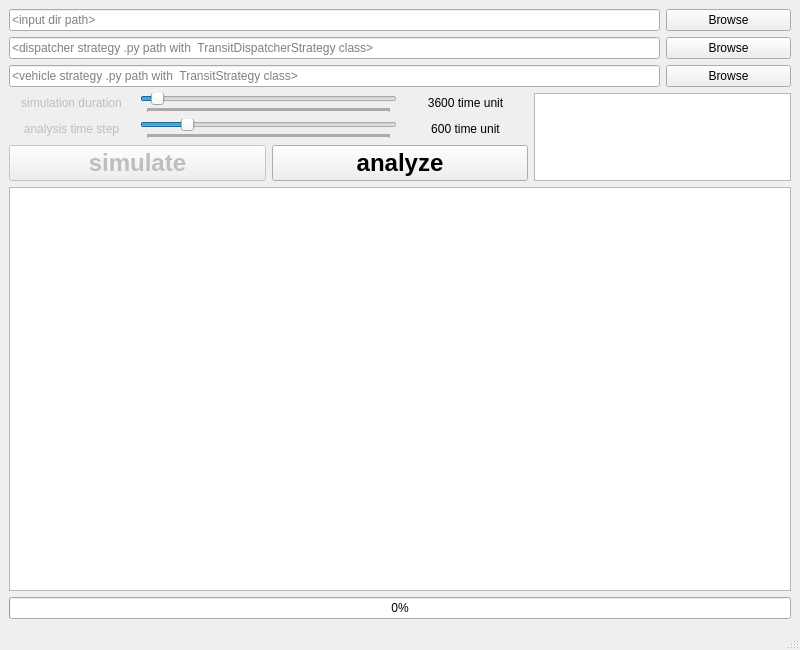
<?xml version="1.0" encoding="UTF-8"?>
<ui version="4.0">
 <class>MainWindow</class>
 <widget class="QMainWindow" name="MainWindow">
  <property name="enabled">
   <bool>true</bool>
  </property>
  <property name="geometry">
   <rect>
    <x>0</x>
    <y>0</y>
    <width>800</width>
    <height>650</height>
   </rect>
  </property>
  <property name="windowTitle">
   <string>MainWindow</string>
  </property>
  <widget class="QWidget" name="centralwidget">
   <layout class="QVBoxLayout" name="verticalLayout">
    <item>
     <layout class="QGridLayout" name="gridLayout">
      <item row="1" column="5">
       <widget class="QPushButton" name="dispatcher_strategy_browse_button">
        <property name="text">
         <string>Browse</string>
        </property>
       </widget>
      </item>
      <item row="5" column="0" colspan="2">
       <widget class="QPushButton" name="simulate_button">
        <property name="enabled">
         <bool>false</bool>
        </property>
        <property name="font">
         <font>
          <pointsize>18</pointsize>
          <bold>true</bold>
         </font>
        </property>
        <property name="toolTip">
         <string>start simulating input data</string>
        </property>
        <property name="text">
         <string>simulate</string>
        </property>
       </widget>
      </item>
      <item row="4" column="3">
       <widget class="QLabel" name="analysis_time_step_label">
        <property name="toolTip">
         <string>how long simulation will run</string>
        </property>
        <property name="text">
         <string>600 time unit</string>
        </property>
        <property name="alignment">
         <set>Qt::AlignCenter</set>
        </property>
        <property name="wordWrap">
         <bool>true</bool>
        </property>
       </widget>
      </item>
      <item row="3" column="0">
       <widget class="QLabel" name="simulation_duration_slider_label">
        <property name="enabled">
         <bool>false</bool>
        </property>
        <property name="text">
         <string>simulation duration</string>
        </property>
        <property name="alignment">
         <set>Qt::AlignCenter</set>
        </property>
        <property name="wordWrap">
         <bool>true</bool>
        </property>
       </widget>
      </item>
      <item row="3" column="4" rowspan="3" colspan="2">
       <widget class="QTextEdit" name="directory_content"/>
      </item>
      <item row="4" column="0">
       <widget class="QLabel" name="analysis_time_step_slider_label">
        <property name="enabled">
         <bool>false</bool>
        </property>
        <property name="text">
         <string>analysis time step</string>
        </property>
        <property name="alignment">
         <set>Qt::AlignCenter</set>
        </property>
        <property name="wordWrap">
         <bool>true</bool>
        </property>
       </widget>
      </item>
      <item row="3" column="1" colspan="2">
       <widget class="QSlider" name="simulation_duration_slider">
        <property name="toolTip">
         <string>change simulation duration</string>
        </property>
        <property name="maximum">
         <number>86400</number>
        </property>
        <property name="value">
         <number>3600</number>
        </property>
        <property name="orientation">
         <enum>Qt::Horizontal</enum>
        </property>
        <property name="tickPosition">
         <enum>QSlider::TicksBelow</enum>
        </property>
       </widget>
      </item>
      <item row="0" column="5">
       <widget class="QPushButton" name="dir_browse_button">
        <property name="text">
         <string>Browse</string>
        </property>
       </widget>
      </item>
      <item row="6" column="0" colspan="6">
       <widget class="QTextBrowser" name="app_runtime_info_area"/>
      </item>
      <item row="5" column="2" colspan="2">
       <widget class="QPushButton" name="analyze_button">
        <property name="font">
         <font>
          <pointsize>18</pointsize>
          <bold>true</bold>
         </font>
        </property>
        <property name="toolTip">
         <string>analyze and generate graph from event_log.txt</string>
        </property>
        <property name="text">
         <string>analyze</string>
        </property>
       </widget>
      </item>
      <item row="1" column="0" colspan="5">
       <widget class="QLineEdit" name="dispatcher_strategy_filepath">
        <property name="readOnly">
         <bool>true</bool>
        </property>
        <property name="placeholderText">
         <string>&lt;dispatcher strategy .py path with  TransitDispatcherStrategy class&gt;</string>
        </property>
       </widget>
      </item>
      <item row="4" column="1" colspan="2">
       <widget class="QSlider" name="analysis_time_step_slider">
        <property name="toolTip">
         <string>change time step of average statistics</string>
        </property>
        <property name="minimum">
         <number>1</number>
        </property>
        <property name="maximum">
         <number>3600</number>
        </property>
        <property name="value">
         <number>600</number>
        </property>
        <property name="orientation">
         <enum>Qt::Horizontal</enum>
        </property>
        <property name="tickPosition">
         <enum>QSlider::TicksBelow</enum>
        </property>
       </widget>
      </item>
      <item row="3" column="3">
       <widget class="QLabel" name="simulation_duration_label">
        <property name="toolTip">
         <string>how long simulation will run</string>
        </property>
        <property name="text">
         <string>3600 time unit</string>
        </property>
        <property name="alignment">
         <set>Qt::AlignCenter</set>
        </property>
        <property name="wordWrap">
         <bool>true</bool>
        </property>
       </widget>
      </item>
      <item row="0" column="0" colspan="5">
       <widget class="QLineEdit" name="input_dir_path">
        <property name="enabled">
         <bool>true</bool>
        </property>
        <property name="readOnly">
         <bool>true</bool>
        </property>
        <property name="placeholderText">
         <string>&lt;input dir path&gt;</string>
        </property>
       </widget>
      </item>
      <item row="2" column="5">
       <widget class="QPushButton" name="vehicle_strategy_browse_button">
        <property name="text">
         <string>Browse</string>
        </property>
       </widget>
      </item>
      <item row="2" column="0" colspan="5">
       <widget class="QLineEdit" name="vehicle_strategy_filepath">
        <property name="readOnly">
         <bool>true</bool>
        </property>
        <property name="placeholderText">
         <string>&lt;vehicle strategy .py path with  TransitStrategy class&gt;</string>
        </property>
       </widget>
      </item>
     </layout>
    </item>
    <item>
     <widget class="QProgressBar" name="simulation_progress_bar">
      <property name="enabled">
       <bool>true</bool>
      </property>
      <property name="value">
       <number>0</number>
      </property>
     </widget>
    </item>
   </layout>
  </widget>
  <widget class="QStatusBar" name="statusbar"/>
 </widget>
 <resources/>
 <connections>
  <connection>
   <sender>simulation_duration_slider</sender>
   <signal>valueChanged(int)</signal>
   <receiver>MainWindow</receiver>
   <slot>simulation_duration_update(int)</slot>
   <hints>
    <hint type="sourcelabel">
     <x>396</x>
     <y>122</y>
    </hint>
    <hint type="destinationlabel">
     <x>305</x>
     <y>5</y>
    </hint>
   </hints>
  </connection>
  <connection>
   <sender>analysis_time_step_slider</sender>
   <signal>valueChanged(int)</signal>
   <receiver>MainWindow</receiver>
   <slot>analysis_time_step_update(int)</slot>
   <hints>
    <hint type="sourcelabel">
     <x>396</x>
     <y>151</y>
    </hint>
    <hint type="destinationlabel">
     <x>413</x>
     <y>64</y>
    </hint>
   </hints>
  </connection>
  <connection>
   <sender>dir_browse_button</sender>
   <signal>clicked()</signal>
   <receiver>MainWindow</receiver>
   <slot>select_directory_path()</slot>
   <hints>
    <hint type="sourcelabel">
     <x>686</x>
     <y>18</y>
    </hint>
    <hint type="destinationlabel">
     <x>665</x>
     <y>3</y>
    </hint>
   </hints>
  </connection>
  <connection>
   <sender>input_dir_path</sender>
   <signal>textChanged(QString)</signal>
   <receiver>MainWindow</receiver>
   <slot>update_dir_content(QString)</slot>
   <hints>
    <hint type="sourcelabel">
     <x>191</x>
     <y>23</y>
    </hint>
    <hint type="destinationlabel">
     <x>224</x>
     <y>3</y>
    </hint>
   </hints>
  </connection>
  <connection>
   <sender>simulate_button</sender>
   <signal>clicked()</signal>
   <receiver>MainWindow</receiver>
   <slot>start_simulation()</slot>
   <hints>
    <hint type="sourcelabel">
     <x>80</x>
     <y>197</y>
    </hint>
    <hint type="destinationlabel">
     <x>112</x>
     <y>95</y>
    </hint>
   </hints>
  </connection>
  <connection>
   <sender>analyze_button</sender>
   <signal>clicked()</signal>
   <receiver>MainWindow</receiver>
   <slot>start_analysis()</slot>
   <hints>
    <hint type="sourcelabel">
     <x>527</x>
     <y>197</y>
    </hint>
    <hint type="destinationlabel">
     <x>517</x>
     <y>95</y>
    </hint>
   </hints>
  </connection>
  <connection>
   <sender>dispatcher_strategy_browse_button</sender>
   <signal>clicked()</signal>
   <receiver>MainWindow</receiver>
   <slot>select_dispatcher_strategy_path()</slot>
   <hints>
    <hint type="sourcelabel">
     <x>757</x>
     <y>51</y>
    </hint>
    <hint type="destinationlabel">
     <x>797</x>
     <y>38</y>
    </hint>
   </hints>
  </connection>
  <connection>
   <sender>vehicle_strategy_browse_button</sender>
   <signal>clicked()</signal>
   <receiver>MainWindow</receiver>
   <slot>select_vehicle_strategy_path()</slot>
   <hints>
    <hint type="sourcelabel">
     <x>698</x>
     <y>87</y>
    </hint>
    <hint type="destinationlabel">
     <x>795</x>
     <y>88</y>
    </hint>
   </hints>
  </connection>
 </connections>
 <slots>
  <slot>simulation_duration_update(int)</slot>
  <slot>analysis_time_step_update(int)</slot>
  <slot>select_directory_path()</slot>
  <slot>update_dir_content(QString)</slot>
  <slot>start_simulation()</slot>
  <slot>start_analysis()</slot>
  <slot>select_dispatcher_strategy_path()</slot>
  <slot>select_vehicle_strategy_path()</slot>
 </slots>
</ui>
